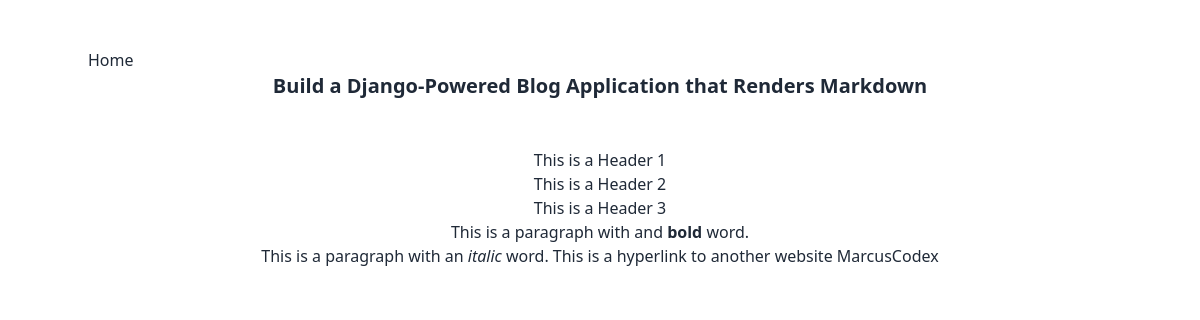
/build-a-django-powered-blog-application-that-renders-markdown/, run on the app's committed database.
### blogapp/models.py (models this page shows, shortened)
class BlogPost(models.Model):
    title = models.CharField(max_length=100)
    content = models.TextField()
    slug = models.SlugField(max_length=150, unique=True)

### blogapp/views.py (the view)
# urls.py: path('<slug:slug>/', views.blogpage, name='blogpage'),
def blogpage(request, slug=None):
    if request.method == "GET":
        try:
            blog = BlogPost.objects.get(slug=slug)
            context = {
                'blog': blog
            }
            return render(request, 'blogapp/blogpage.html', context)
        except BlogPost.DoesNotExist:
            return render(request, 'blogapp/blogpage.html')
    return render(request, 'blogapp/blogpage.html')

### blogapp/templatetags/blogapp_extras.py (called while the page is built)
@register.filter
@stringfilter
def render_markdown(value):
    md = markdown.Markdown(extensions=["fenced_code"])
    return mark_safe(md.convert(value))

### theme/templates/blogapp/blogpage.html
{% extends "../base.html" %}
{% block body %}
{% load blogapp_extras %}
<div class="">
    <a href="{% url "home" %}" class="hover:text-primary">Home</a>
</div>
<div class="flex justify-center ">
    <h1 class="text-xl font-bold"> {{ blog.title }} </h1>
</div>
{% endblock%}
{% block content %}
<div class="mt-12">
    <div class="text-center">
        {{ blog.content|render_markdown }}
    </div>
</div>
{% endblock %}

### theme/templates/base.html (shortened to what this page needs)
{% load static tailwind_tags %}
<!DOCTYPE html>
<html lang="en" data-theme="fantasy">
	<head>
		{% tailwind_css %}
	</head>
	<body>
		<div class="mt-12 container mx-auto">
			{% block body %} {% endblock %}
			{% block content %} {% endblock %}
		</div>
	</body>
</html>

### data on the page
BlogPost: title "Build a Django-Powered Blog Application that Renders Markdown", content|render_markdown "This is a Header 1 This is a Header 2 This is a Header 3 This is a paragraph with and bold word. This is a paragraph with an italic word. This is a hyperlink to another website MarcusCodex"
